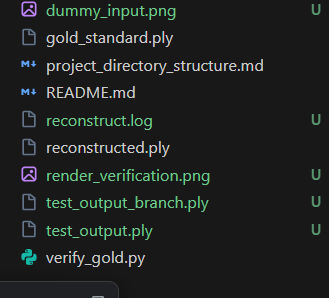
#> input picture ai_modules/gsplat/tests/user_input.png, 329 x 298 px
$ python -i image_utils.py   (imports and definitions only)
#> lines starting #> are read from the running program, lines starting #| are printed output that depends on the picture
"""
ai_modules/diffusion/image_utils.py

Image Processing Utilities for Diffusion Enhancement.

Provides pre/post processing functions for the enhancement pipeline.
Designed to work with both PIL Images and numpy arrays for seamless
integration with the midas_depth module.
"""

import os
from typing import Union, Tuple, Optional, List
import numpy as np
from PIL import Image


def preprocess_for_diffusion(
    image: Union[str, Image.Image, np.ndarray],
    target_size: int = 1024,
    maintain_aspect: bool = True
) -> Tuple[Image.Image, Tuple[int, int]]:
    """
    Preprocess image for SDXL diffusion pipeline.

    SDXL works best with:
    - Size: 1024x1024 (base) or multiples of 64
    - Format: RGB PIL Image

    Args:
        image: Input image (path, PIL, or numpy array)
        target_size: Target dimension (1024 for SDXL)
        maintain_aspect: If True, pad to square instead of stretch

    Returns:
        processed_image: PIL Image ready for diffusion
        original_size: Original (H, W) for restoring later

    Example:
        processed, orig_size = preprocess_for_diffusion("render.png")
        enhanced = pipe(image=processed, ...)
        restored = postprocess_from_diffusion(enhanced, orig_size)
    """
#> called with image = '../gsplat/tests/user_input.png', target_size = 1024, maintain_aspect = True
    # Load image
    if isinstance(image, str):
        img = Image.open(image).convert("RGB")
    elif isinstance(image, np.ndarray):
        if image.ndim == 2:
            # Grayscale
            img = Image.fromarray(np.stack([image]*3, axis=-1).astype(np.uint8))
        elif image.dtype != np.uint8:
            # Normalize float arrays
            if image.max() <= 1.0:
                image = (image * 255).astype(np.uint8)
            else:
                image = image.astype(np.uint8)
            img = Image.fromarray(image).convert("RGB")
        else:
            img = Image.fromarray(image).convert("RGB")
    elif isinstance(image, Image.Image):
        img = image.convert("RGB")
    else:
        raise TypeError(f"Unsupported image type: {type(image)}")

    original_size = img.size[::-1]  # PIL is (W, H), we return (H, W)
#> original_size = (298, 329)

    if maintain_aspect:
        img = resize_with_aspect(img, target_size)
        # Pad to exact target size
        img = pad_to_size(img, target_size, target_size)
    else:
        img = img.resize((target_size, target_size), Image.Resampling.LANCZOS)

    return img, original_size


# [41 lines left out: function postprocess_from_diffusion, not called in this run]


def resize_with_aspect(
    image: Image.Image,
    target_size: int,
    resample: int = Image.Resampling.LANCZOS
) -> Image.Image:
    """
    Resize image maintaining aspect ratio.

    The longest edge will be target_size.

    Args:
        image: PIL Image
        target_size: Target size for longest edge
        resample: PIL resampling method

    Returns:
        Resized PIL Image
    """
#> called with target_size = 1024, resample = 1
    w, h = image.size
#> w = 329; h = 298

    if w >= h:
        new_w = target_size
        new_h = int(h * target_size / w)
#> new_h = 927
    else:
        new_h = target_size
        new_w = int(w * target_size / h)

    # Round to multiple of 64 (required by many diffusion models)
    # Ensure minimum of 64 pixels to prevent zero dimensions
    new_w = max(64, (new_w // 64) * 64)
    new_h = max(64, (new_h // 64) * 64)
#> new_h = 896
    return image.resize((new_w, new_h), resample)
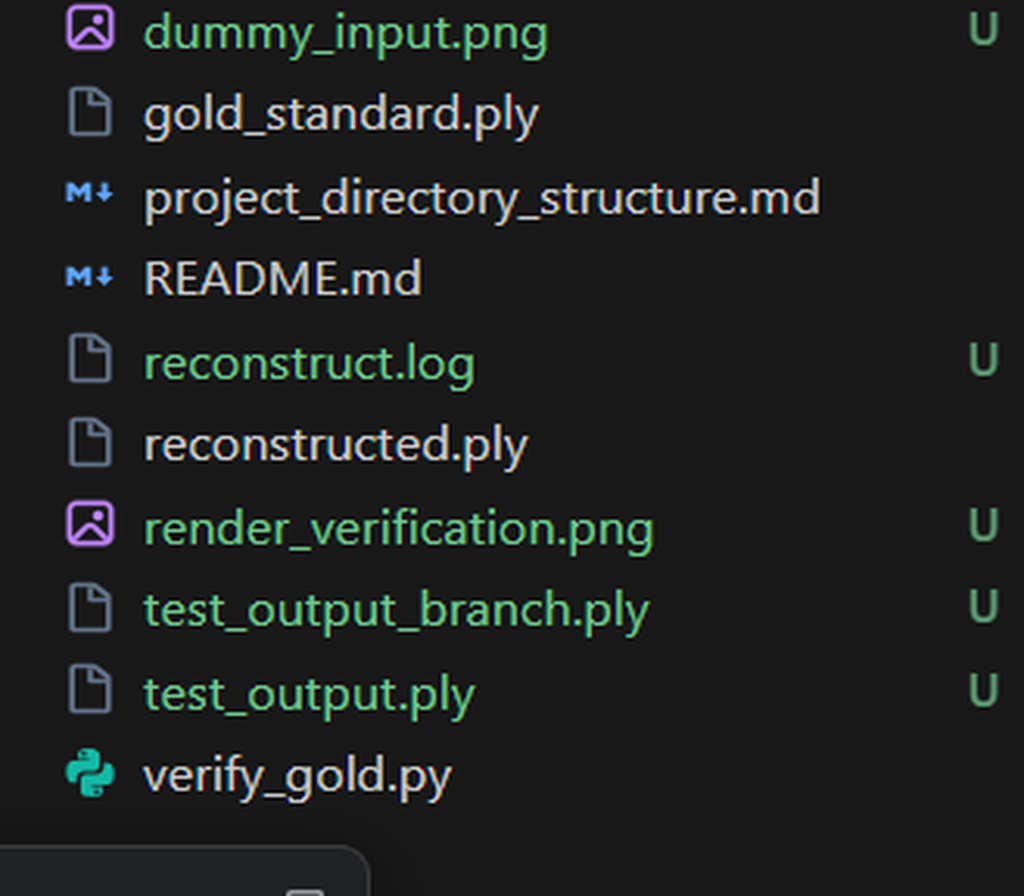
#> returned value: PIL image 1024x896 RGB; mean R, G, B 31.1, 33.8, 32.7


def pad_to_size(
    image: Image.Image,
    target_width: int,
    target_height: int,
    fill_color: Tuple[int, int, int] = (0, 0, 0)
) -> Image.Image:
    """
    Pad image to target size with fill color.

    Args:
        image: PIL Image
        target_width: Target width
        target_height: Target height
        fill_color: RGB color for padding

    Returns:
        Padded PIL Image
    """
#> called with target_width = 1024, target_height = 1024, fill_color = (0, 0, 0)
    w, h = image.size
#> w = 1024; h = 896

    if w == target_width and h == target_height:
        return image

    # Create new image with fill color
    result = Image.new("RGB", (target_width, target_height), fill_color)
#> result: PIL image 1024x1024 RGB; every value is 0

    # Center the original image
    left = (target_width - w) // 2
#> left = 0
    top = (target_height - h) // 2
#> top = 64
    result.paste(image, (left, top))
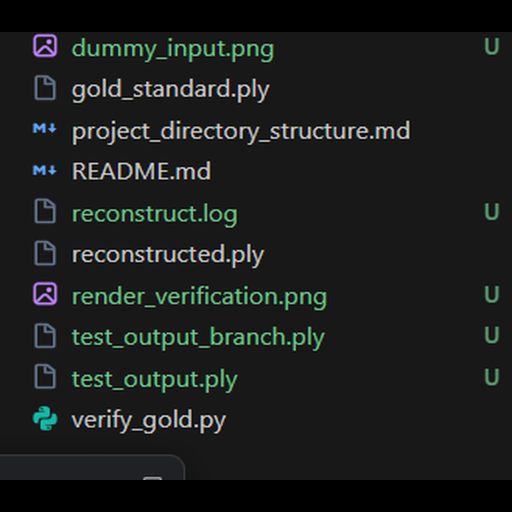
#> result: PIL image 1024x1024 RGB (shown at 1/2 size); mean R, G, B 27.3, 29.6, 28.6

    return result


# [220 lines left out: functions blend_images, match_histogram, prepare_depth_image, save_comparison, not called in this run]

>>> result = preprocess_for_diffusion('../gsplat/tests/user_input.png')
